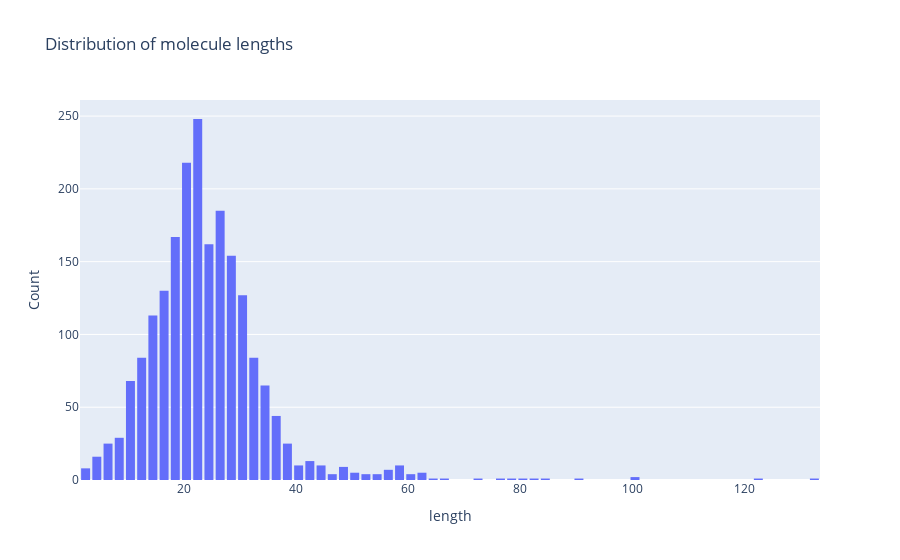

Notebook code for this chart:
### Code cell
distribution_plot(df['length'], 'length', 'Distribution of molecule lengths')

### Figure 1 — Plotly figure (JSON) as saved in the notebook; plotly's stock layout.template omitted (floating-point values rounded to 4 significant figures; data arrays with more than 128 entries replaced by an {"elided": "..."} marker saying what was removed)
{"data": [{"name": "length", "type": "histogram", "x": {"elided": "2050 int values"}}], "layout": {"bargap": 0.2, "title": {"text": "Distribution of molecule lengths"}, "xaxis": {"title": {"text": "length"}}, "yaxis": {"title": {"text": "Count"}}}}
